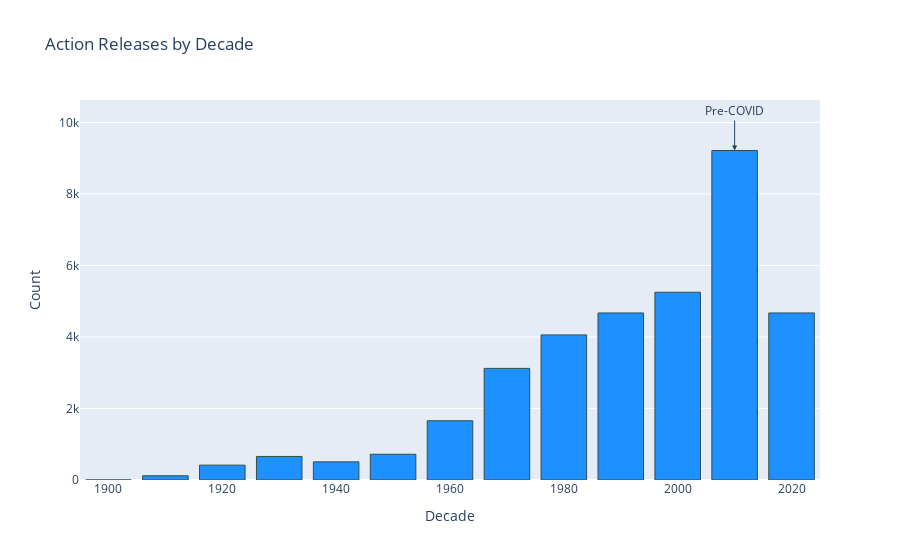

The notebook cell this image was saved under:
### Code cell
# Plotting with Plotly
fig = px.bar(decade_counts, x='Decade', y='Count', # color='Decade', 
             color_discrete_sequence=['dodgerblue'], # Action is usually  blue
             title='Action Releases by Decade')
fig.update_traces(marker=dict(line=dict(width=1, color='DarkSlateGrey')))
# Label the bar for 2010 pre-covid vertically
fig.add_annotation(x=2010, y=decade_counts.loc[decade_counts['Decade'] == 2010, 'Count'].values[0],
                   text="Pre-COVID",
                   showarrow=True,
                   arrowhead=2,
                   ax=0,
                   ay=-40,
                   font=dict(size=12))
fig.show()

### Figure 1 — Plotly figure (JSON) as saved in the notebook; plotly's stock layout.template omitted (floating-point values rounded to 4 significant figures)
{"data": [{"alignmentgroup": "True", "hovertemplate": "Decade=%{x}<br>Count=%{y}<extra></extra>", "legendgroup": "", "marker": {"color": "dodgerblue", "line": {"color": "DarkSlateGrey", "width": 1}, "pattern": {"shape": ""}}, "name": "", "offsetgroup": "", "orientation": "v", "showlegend": false, "textposition": "auto", "type": "bar", "x": [1900, 1910, 1920, 1930, 1940, 1950, 1960, 1970, 1980, 1990, 2000, 2010, 2020], "xaxis": "x", "y": [1, 118, 416, 659, 507, 720, 1657, 3122, 4058, 4672, 5252, 9216, 4672], "yaxis": "y"}], "layout": {"annotations": [{"arrowhead": 2, "ax": 0, "ay": -40, "font": {"size": 12}, "showarrow": true, "text": "Pre-COVID", "x": 2010, "y": 9216}], "barmode": "relative", "legend": {"tracegroupgap": 0}, "title": {"text": "Action Releases by Decade"}, "xaxis": {"anchor": "y", "domain": [0, 1], "title": {"text": "Decade"}}, "yaxis": {"anchor": "x", "domain": [0, 1], "title": {"text": "Count"}}}}
